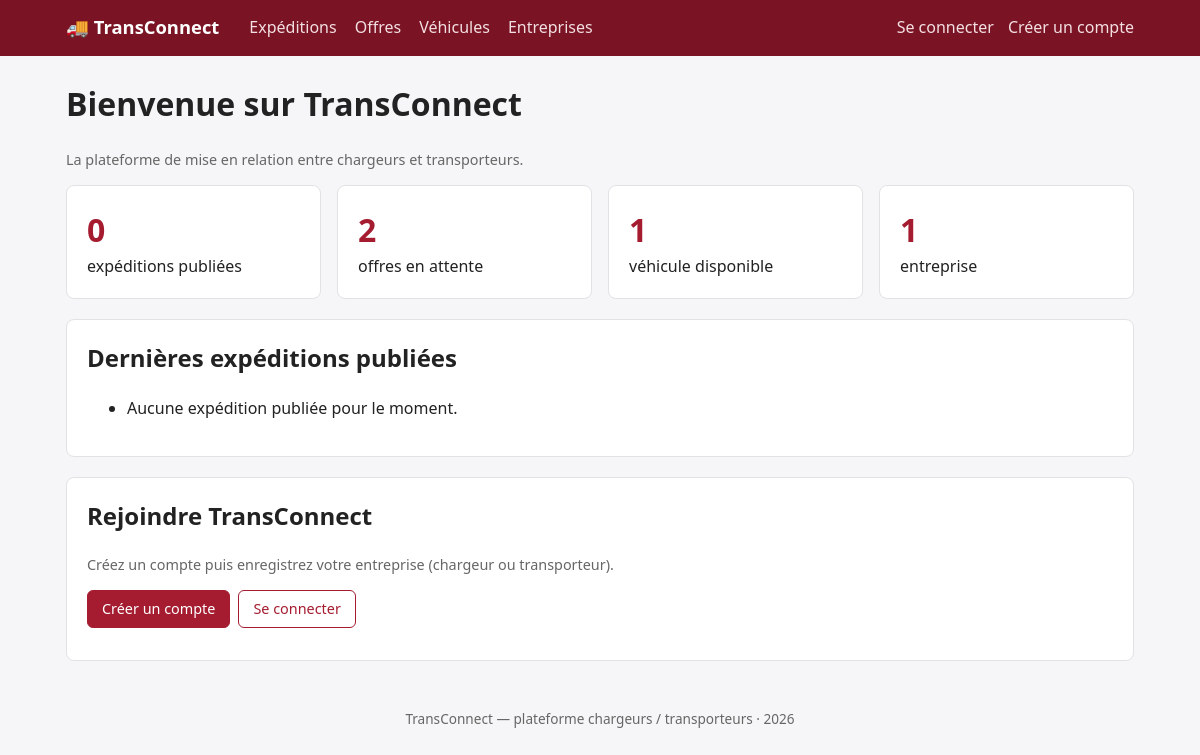
The app's page /, older data.
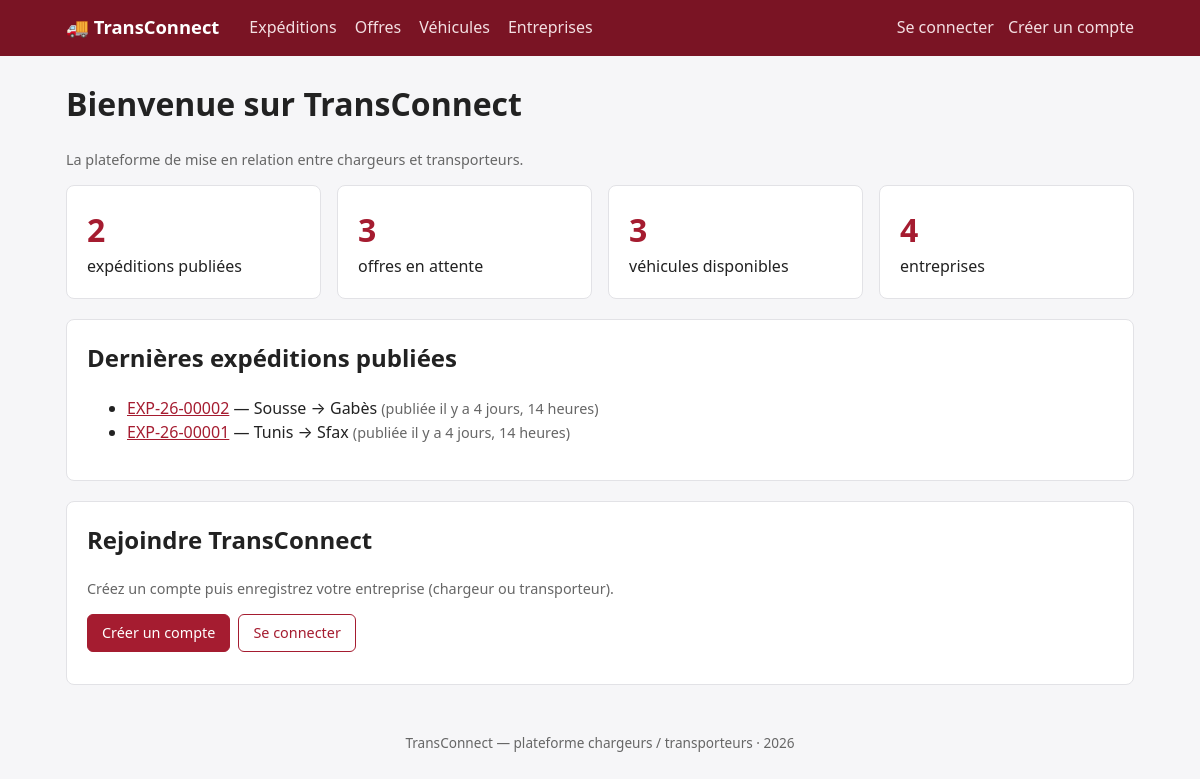
The same page, newer data.
### ExpeditionsApp/models.py (models this page shows, shortened)
class Expedition(models.Model):
    PUBLIEE = 'publiee'
    ATTRIBUEE = 'attribuee'
    EN_COURS = 'en_cours'
    LIVREE = 'livree'
    ANNULEE = 'annulee'
    STATUT_CHOICES = (
        (PUBLIEE, 'Publiée'),
        (ATTRIBUEE, 'Attribuée'),
        (EN_COURS, 'En cours'),
        (LIVREE, 'Livrée'),
        (ANNULEE, 'Annulée'),
    )
    reference = models.CharField(max_length=12, unique=True, editable=False)
    ville_depart = models.CharField(max_length=100)
    ville_arrivee = models.CharField(max_length=100)
    poids_kg = models.DecimalField(
        max_digits=10,
        decimal_places=2,
        validators=[MinValueValidator(Decimal('0.01'), "Le poids doit être strictement positif.")],
        help_text='Poids en kg',
    )
    date_souhaitee = models.DateField()
    description = models.TextField(blank=True)
    statut = models.CharField(max_length=15, choices=STATUT_CHOICES, default=PUBLIEE)
    entreprise = models.ForeignKey(
        'EntreprisesApp.Entreprise',
        on_delete=models.CASCADE,
        related_name='expeditions',
    )
    created_at = models.DateTimeField(auto_now_add=True)
    updated_at = models.DateTimeField(auto_now=True)
    class Meta:
        verbose_name = 'Expédition'
        verbose_name_plural = 'Expéditions'
        ordering = ['-created_at']

### DjangoProject2/views.py (the view)
# urls.py: path('', AccueilView.as_view(), name='accueil'),
class AccueilView(TemplateView):
    template_name = 'accueil.html'
    def get_context_data(self, **kwargs):
        context = super().get_context_data(**kwargs)
        context['stats'] = {
            'expeditions_publiees': Expedition.objects.filter(statut=Expedition.PUBLIEE).count(),
            'offres_proposees': Offre.objects.filter(statut=Offre.PROPOSEE).count(),
            'vehicules_disponibles': Vehicule.objects.filter(disponible=True).count(),
            'entreprises': Entreprise.objects.count(),
        }
        context['dernieres_expeditions'] = (
            Expedition.objects.filter(statut=Expedition.PUBLIEE)
            .select_related('entreprise')[:5]
        )
        return context

### EntreprisesApp/context_processors.py (called while the page is built)
def entreprise_courante(request):
    return {'mon_entreprise': entreprise_de(getattr(request, 'user', None))}

### EntreprisesApp/mixins.py (called while the page is built)
def entreprise_de(user):
    return getattr(user, 'entreprise', None)

### templates/accueil.html (shortened to what this page needs)
{% extends 'base.html' %}
{% block content %}
<h1>Bienvenue sur TransConnect</h1>
<p class="muted">La plateforme de mise en relation entre chargeurs et transporteurs.</p>
<div class="grid">
  <div class="card"><div class="stat">{{ stats.expeditions_publiees }}</div>expédition{{ stats.expeditions_publiees|pluralize }} publiée{{ stats.expeditions_publiees|pluralize }}</div>
  <div class="card"><div class="stat">{{ stats.offres_proposees }}</div>offre{{ stats.offres_proposees|pluralize }} en attente</div>
  <div class="card"><div class="stat">{{ stats.vehicules_disponibles }}</div>véhicule{{ stats.vehicules_disponibles|pluralize }} disponible{{ stats.vehicules_disponibles|pluralize }}</div>
  <div class="card"><div class="stat">{{ stats.entreprises }}</div>entreprise{{ stats.entreprises|pluralize }}</div>
</div>
<div class="card">
  <h2>Dernières expéditions publiées</h2>
  <ul>
    {% for expedition in dernieres_expeditions %}
    <li>
      <a href="{% url 'expeditions:detail' expedition.reference %}">{{ expedition.reference }}</a>
      — {{ expedition.ville_depart|title }} → {{ expedition.ville_arrivee|title }}
      <span class="muted">(publiée il y a {{ expedition.created_at|timesince }})</span>
    </li>
    {% empty %}
    <li>Aucune expédition publiée pour le moment.</li>
    {% endfor %}
  </ul>
</div>
<div class="card">
  {% if not user.is_authenticated %}
  <h2>Rejoindre TransConnect</h2>
  <p class="muted">Créez un compte puis enregistrez votre entreprise (chargeur ou transporteur).</p>
  <div class="actions">
    <a class="btn" href="{% url 'inscription' %}">Créer un compte</a>
    <a class="btn secondaire" href="{% url 'login' %}">Se connecter</a>
  </div>
  {% elif mon_entreprise.est_chargeur %}
  <h2>{{ mon_entreprise.raison_sociale }}</h2>
  <div class="actions">
    <a class="btn" href="{% url 'expeditions:ajouter' %}">+ Publier une expédition</a>
    <a class="btn secondaire" href="{% url 'entreprises:detail' mon_entreprise.pk %}">Mes expéditions</a>
  </div>
  {% elif mon_entreprise.est_transporteur %}
  <h2>{{ mon_entreprise.raison_sociale }}</h2>
  <div class="actions">
    <a class="btn" href="{% url 'expeditions:liste' %}">Trouver une expédition</a>
    <a class="btn secondaire" href="{% url 'vehicules:mes' %}">Mes véhicules</a>
  </div>
  {% else %}
  <h2>Dernière étape</h2>
  <p class="muted">Votre compte n'est rattaché à aucune entreprise.</p>
  <a class="btn" href="{% url 'entreprises:ajouter' %}">Créer mon entreprise</a>
  {% endif %}
</div>
{% endblock %}

Row changes from the older to the newer data that the page shows:
added Expedition: reference "EXP-26-00002", ville_depart "Sousse", ville_arrivee "Gabès", created_at "4 jours, 14 heures"
now on this page (row edited): Expedition: reference "EXP-26-00001", ville_depart "Tunis", ville_arrivee "Sfax", created_at "4 jours, 14 heures"
Text that changed along with them:
{{ stats.expeditions_publiees }}: "0" → "2"
{{ stats.offres_proposees }}: "2" → "3"
{{ stats.vehicules_disponibles }}: "1" → "3"
{{ stats.entreprises }}: "1" → "4"
text no longer shown: "Aucune expédition publiée pour le moment."
